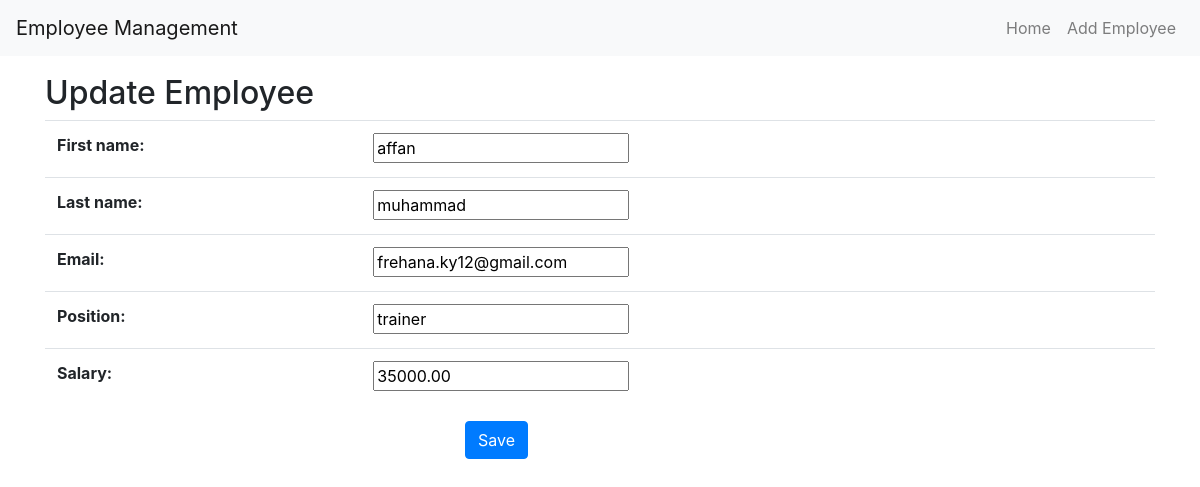
The app's page /update/5/ with its own data.
### app2/models.py (models this page shows, shortened)
class Employee(models.Model):
    first_name = models.CharField(max_length=50)
    last_name = models.CharField(max_length=50)
    email = models.EmailField(unique=True)
    position = models.CharField(max_length=100)
    salary = models.DecimalField(max_digits=10, decimal_places=2)

### app2/views.py (the view)
# urls.py: path('update/<int:pk>/', views.employee_update, name='employee_update'),
def employee_update(request, pk):
    employee = get_object_or_404(Employee, pk=pk)
    if request.method == 'POST':
        form = EmployeeForm(request.POST, instance=employee)
        if form.is_valid():
            form.save()
            return redirect('employee_list')
    else:
        form = EmployeeForm(instance=employee)
    return render(request, 'employee_form.html', {'form': form})

### app2/forms.py
class EmployeeForm(forms.ModelForm):
    class Meta:
        model = Employee
        fields = ['first_name', 'last_name', 'email', 'position', 'salary']

### templates/employee_form.html (shortened to what this page needs)
{% extends 'base.html' %}
{% block content %}
<br>
<h2>{{ form.instance.pk|yesno:"Update Employee,Add New Employee" }}</h2>
<form method="post">
    <table class="table">
        {{ form.as_table }}
    </table>
    <div class="button" style="margin-left: 420px;">
        <button type="submit" class="btn btn-primary">Save</button>
    </div>
</form>
{% endblock %}

### templates/base.html (style rules this page uses)
body { padding-top: 50px; }

### records on screen
Employee: instance.pk "Update Employee", first_name "affan", last_name "muhammad", email "frehana.ky12@gmail.com", position "trainer", salary "35000.00"
